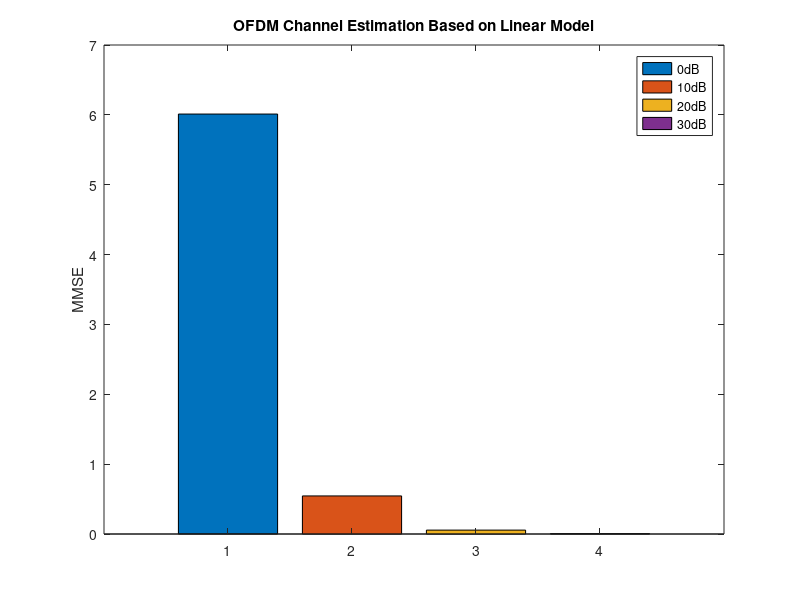

This chart was generated by the following MATLAB code:
%%
% Practice2 Task1: OFDM channel estimation based on pilot sequence in
% different SNR situations

% Course: Random Signal Analysis, Professor Dai
% Author: Xiu Shengjie, 16308125
% School of Electronics and Information Technology, SYSU
% Date: 6/13/2019


%% Field
clear
close all


h=[1:-0.1:0.1];
times = 1000;

% 17 Unity Pilot
pilot = ones([1, 17]) * 15;   

interval = floor(256 / (length(pilot)-1)) + 1;
pilot_len = length(pilot);

% construct Twiddle factor of [S] for linear model
N = 256 + pilot_len ;
const = exp(-1i*2*pi/N);
S_twiddle = zeros([pilot_len, 10]);
for k=0: pilot_len-1
    for l =0: 9
        
        S_twiddle(k+1, l+1) = const^(k * interval * l); % Twiddle factor
        
    end
end
S = S_twiddle .* repmat( pilot' , 1 , 10 );


%% OFDM

MMSE = zeros([1, 4]);  % store MMSE of 0dB, 10dB, 20dB, 30dB

for SNR = 0:10:30
    
MSE_sum = 0;

for time = 1: times

%% Input: Gaussian
x_fft =wgn(1, 256, 0);

%% Pilot Insert
x_fft_pilot = zeros([1, 256+pilot_len]);
count_pilot = 1;
count_data = 1;
for k = 1:length(x_fft_pilot)
    if mod(k - 1, interval) == 0 && count_pilot <=pilot_len;
        x_fft_pilot(k) = pilot(count_pilot);
        count_pilot =count_pilot + 1;
    else
        x_fft_pilot(k) = x_fft(count_data);
        count_data =count_data + 1;
    end
end

%% IFFT
x_ifft_pilot=ifft(x_fft_pilot);

%% Adding Cyclic Extension
x_cp=zeros([1, length(x_ifft_pilot) + 10]);
x_cp(1:10) = x_ifft_pilot(end-9:end);
x_cp(11:end) = x_ifft_pilot;

%% Channel
y_cp = conv(x_cp, h);
y_cp = awgn(y_cp, SNR);

%% Removing Cyclic Extension and its tail
y_ifft = y_cp(11:end-9);

%% FFT
y_fft_pilot = fft(y_ifft); % retain the same FFT length as original x

%% Pilot Extract
pilot_Rx =  y_fft_pilot(1: interval: end);

%% Linear Model MVU Estimator
h_hat = (S' * S)^-1 * S' * pilot_Rx.';
h_hat = abs(h_hat);

%% Error: MSE
MSE = sum( (h-h_hat.').^2 ./ h.^2 );
MSE_sum = MSE_sum+MSE;

end
MMSE(SNR/10+1) = MSE_sum / times;

end


%% Plot
b=diag(MMSE);
c=bar(b,'stacked');
legend('0dB','10dB', '20dB', '30dB')
title('OFDM Channel Estimation Based on Linear Model')
ylabel('MMSE')
